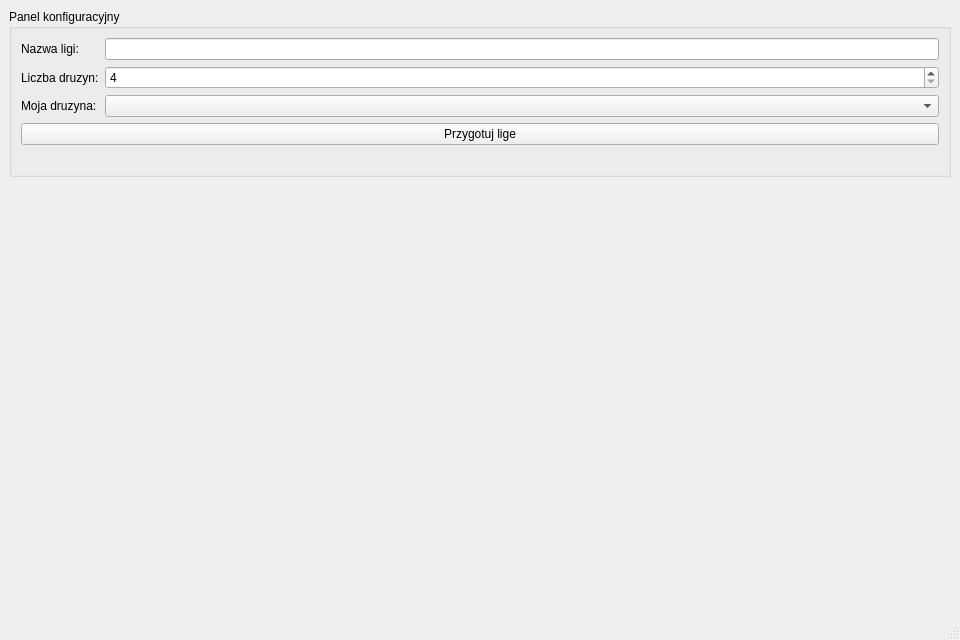
<?xml version="1.0" encoding="UTF-8"?>
<ui version="4.0">
 <class>MainWindow</class>
 <widget class="QMainWindow" name="MainWindow">
  <property name="geometry">
   <rect>
    <x>0</x>
    <y>0</y>
    <width>960</width>
    <height>640</height>
   </rect>
  </property>
  <property name="windowTitle">
   <string>Fifa26 Simulator</string>
  </property>
  <widget class="QWidget" name="centralwidget">
   <layout class="QVBoxLayout" name="verticalLayout">
    <item>
     <widget class="QGroupBox" name="configGroupBox">
      <property name="title">
       <string>Panel konfiguracyjny</string>
      </property>
      <layout class="QFormLayout" name="formLayout">
       <item row="0" column="0">
        <widget class="QLabel" name="leagueNameLabel">
         <property name="text">
          <string>Nazwa ligi:</string>
         </property>
        </widget>
       </item>
       <item row="0" column="1">
        <widget class="QLineEdit" name="leagueNameEdit"/>
       </item>
       <item row="1" column="0">
        <widget class="QLabel" name="teamsCountLabel">
         <property name="text">
          <string>Liczba druzyn:</string>
         </property>
        </widget>
       </item>
       <item row="1" column="1">
        <widget class="QSpinBox" name="teamsCountSpinBox">
         <property name="minimum">
          <number>4</number>
         </property>
         <property name="maximum">
          <number>8</number>
         </property>
         <property name="singleStep">
          <number>2</number>
         </property>
        </widget>
       </item>
       <item row="2" column="0">
        <widget class="QLabel" name="playerTeamLabel">
         <property name="text">
          <string>Moja druzyna:</string>
         </property>
        </widget>
       </item>
       <item row="2" column="1">
        <widget class="QComboBox" name="playerTeamComboBox"/>
       </item>
       <item row="3" column="0" colspan="2">
        <widget class="QPushButton" name="prepareLeagueButton">
         <property name="text">
          <string>Przygotuj lige</string>
         </property>
        </widget>
       </item>
       <item row="4" column="0" colspan="2">
        <widget class="QLabel" name="setupStatusLabel">
         <property name="wordWrap">
          <bool>true</bool>
         </property>
         <property name="text">
          <string/>
         </property>
        </widget>
       </item>
      </layout>
     </widget>
    </item>
    <item>
     <spacer name="verticalSpacer">
      <property name="orientation">
       <enum>Qt::Vertical</enum>
      </property>
      <property name="sizeHint" stdset="0">
       <size>
        <width>20</width>
        <height>40</height>
       </size>
      </property>
     </spacer>
    </item>
   </layout>
  </widget>
  <widget class="QMenuBar" name="menubar">
   <property name="geometry">
    <rect>
     <x>0</x>
     <y>0</y>
     <width>960</width>
     <height>25</height>
    </rect>
   </property>
  </widget>
  <widget class="QStatusBar" name="statusbar"/>
 </widget>
 <resources/>
 <connections/>
</ui>
